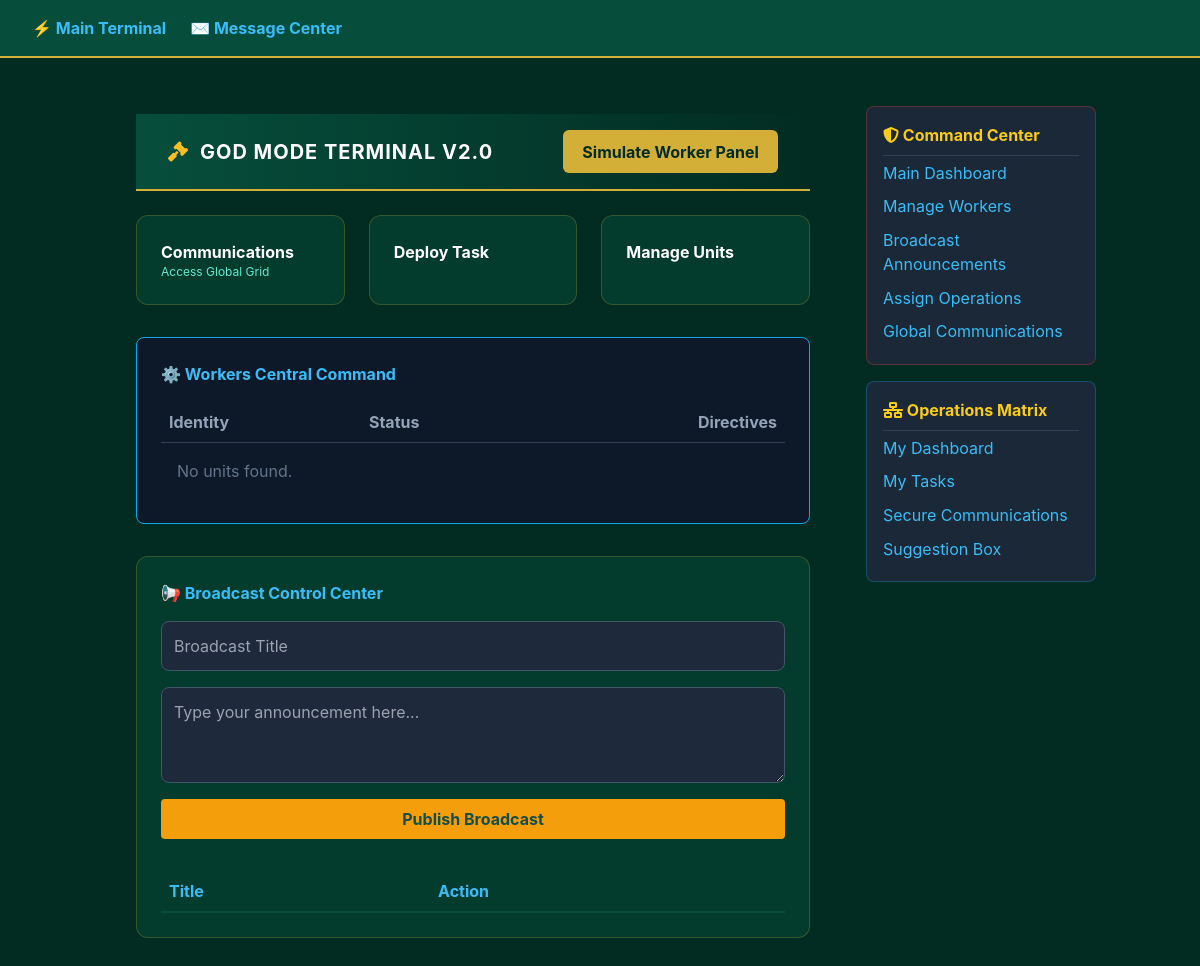
Before: /dashboard/admin-dashboard/ (signed in) with the older database file.
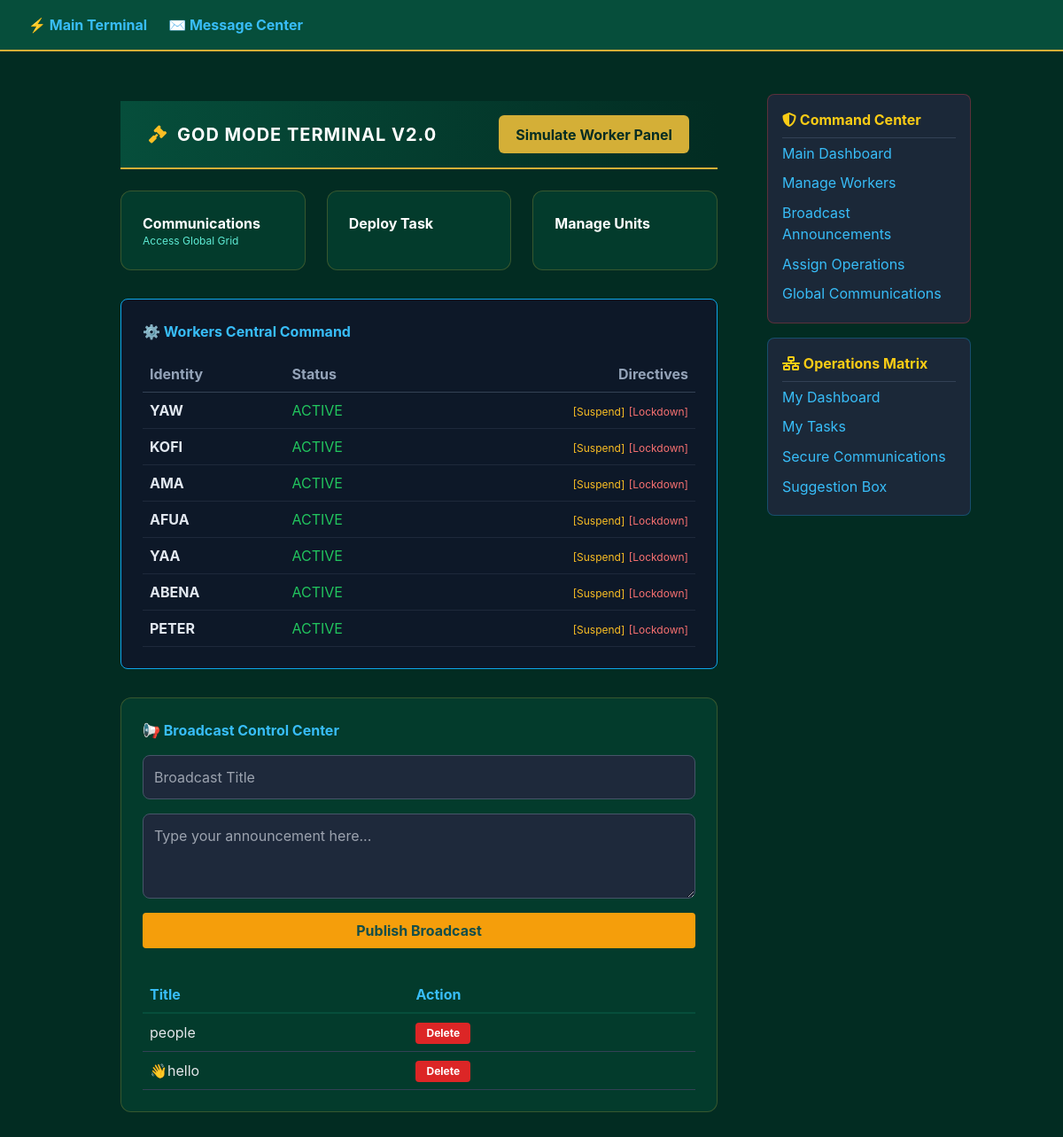
After: the same page with the newer database file.
### accounts/models.py (models this page shows, shortened)
class CustomUser(AbstractUser):
    is_worker = models.BooleanField(default=False)
    is_admin = models.BooleanField(default=False)

### dashboard/models.py (models this page shows, shortened)
class SystemBroadcast(models.Model):
    title = models.CharField(max_length=200)
    message = models.TextField()
    created_at = models.DateTimeField(auto_now_add=True)

### dashboard/views.py (the view, shortened to what this page needs)
# urls.py: path('admin-dashboard/', views.admin_dashboard, name='admin_dashboard'),
@login_required
def admin_dashboard(request):
    if not request.user.is_superuser:
        return redirect('dashboard:worker_dashboard')
    context = {
        'workers': User.objects.exclude(is_superuser=True).prefetch_related('worker_profile'),
        'broadcasts': SystemBroadcast.objects.all().order_by('-created_at'),
        'worker_activities': WorkerActivity.objects.all().order_by('-last_seen')[:10]
    }
    return render(request, 'dashboard/admin_dashboard.html', context)

### dashboard/templates/dashboard/admin_dashboard.html (shortened to what this page needs)
{% extends 'base.html' %}
{% block content %}
<div class="admin-container" style="padding: 2rem; min-height: 100vh;">
    <header class="forum-navbar flex justify-between items-center mb-6">
        <div class="flex items-center space-x-3">
            <i class="fa-solid fa-gavel text-amber-400 text-xl"></i>
            <h1 class="text-xl font-bold uppercase tracking-wider text-white">GOD MODE TERMINAL v2.0</h1>
        </div>
        <div class="flex items-center space-x-4">
            <a href="{% url 'dashboard:worker_dashboard' %}" class="portal-link-btn">Simulate Worker Panel</a>
        </div>
    </header>
    <div class="grid grid-cols-1 md:grid-cols-3 gap-6 mb-8">
        <a href="{% url 'dashboard:message_center' %}" class="dashboard-card p-6 border-2 border-amber-500/50 hover:bg-emerald-900 transition">
            <h3 class="font-bold text-white">Communications</h3>
            <p class="text-xs text-teal-300">Access Global Grid</p>
        </a>
        <a href="{% if user.is_superuser %}{% url 'dashboard:create_task' %}{% else %}{% url 'dashboard:task_list' %}{% endif %}" class="dashboard-card p-6 border-2 border-green-500/50 hover:bg-emerald-900 transition">
            <h3 class="font-bold text-white">{% if user.is_superuser %}Deploy Task{% else %}My Tasks{% endif %}</h3>
        </a>
        <a href="{% if user.is_superuser %}{% url 'dashboard:manage_workers' %}{% else %}{% url 'dashboard:suggestion_box' %}{% endif %}" class="dashboard-card p-6 border-2 border-blue-500/50 hover:bg-emerald-900 transition">
            <h3 class="font-bold text-white">{% if user.is_superuser %}Manage Units{% else %}Suggestion Box{% endif %}</h3>
        </a>
    </div>
    <div class="bg-slate-900/90 p-6 rounded-lg border border-sky-500 mb-8">
        <h3 class="text-sky-400 mb-4 font-bold">⚙️ Workers Central Command</h3>
        <table class="w-full text-left">
            <thead>
                <tr class="text-slate-400 border-b border-slate-700">
                    <th class="p-2">Identity</th>
                    <th class="p-2">Status</th>
                    <th class="p-2 text-right">Directives</th>
                </tr>
            </thead>
            <tbody>
                {% for w in workers %}
                <tr class="border-b border-slate-800">
                    <td class="p-2 font-bold">{{ w.username }}</td>
                    <td class="p-2">
                        {% if w.worker_profile.is_blocked %} <span class="text-red-500">BLOCKED</span>
                        {% elif w.worker_profile.is_suspended %} <span class="text-amber-500">SUSPENDED</span>
                        {% else %} <span class="text-green-500">ACTIVE</span> {% endif %}
                    </td>
                    <td class="p-2 text-right">
                        <a href="{% url 'dashboard:manage_worker' w.id 'suspend' %}" class="text-amber-400 text-xs hover:underline">[Suspend]</a>
                        <a href="{% url 'dashboard:manage_worker' w.id 'block' %}" class="text-red-400 text-xs hover:underline">[Lockdown]</a>
                    </td>
                </tr>
                {% empty %}
                <tr><td colspan="3" class="text-slate-500 p-4">No units found.</td></tr>
                {% endfor %}
            </tbody>
        </table>
    </div>
    <div class="dashboard-card p-6 mb-8">
        <h3 class="text-sky-400 mb-4 font-bold">📢 Broadcast Control Center</h3>
        <form method="POST" class="grid gap-4 mb-8">
            <input type="text" name="title" placeholder="Broadcast Title" required class="p-3 rounded-lg border border-slate-600 bg-slate-800 text-white">
            <textarea name="message" placeholder="Type your announcement here..." required class="p-3 rounded-lg border border-slate-600 bg-slate-800 text-white h-24"></textarea>
            <button type="submit" name="broadcast_submit" class="bg-amber-500 hover:bg-amber-400 text-teal-900 font-bold py-2 px-4 rounded transition">Publish Broadcast</button>
        </form>
        <table class="w-full border-collapse">
            <thead>
                <tr class="border-b-2 border-emerald-900 text-sky-400">
                    <th class="p-2 text-left">Title</th>
                    <th class="p-2 text-left">Action</th>
                </tr>
            </thead>
            <tbody>
                {% for b in broadcasts %}
                <tr class="border-b border-slate-700">
                    <td class="p-2 text-gray-200">{{ b.title }}</td>
                    <td class="p-2">
                        <form method="POST">
                            <button type="submit" name="delete_broadcast" class="bg-red-600 hover:bg-red-500 text-white font-bold py-1 px-3 rounded text-xs transition">Delete</button>
                        </form>
                    </td>
                </tr>
                {% endfor %}
            </tbody>
        </table>
    </div>
</div>
{% endblock %}

### accounts/templates/base.html (shortened to what this page needs)
<!DOCTYPE html>
<html lang="en">
<head>
    <script src="https://cdn.tailwindcss.com"></script>
    <link rel="stylesheet" href="https://cdnjs.cloudflare.com/ajax/libs/font-awesome/6.4.0/css/all.min.css">
</head>
<body class="flex flex-col min-height-screen">
    <nav>
        <a href="{% url 'dashboard:admin_dashboard' %}">⚡ Main Terminal</a>
        <a href="{% url 'dashboard:message_center' %}">✉️ Message Center</a>
    </nav>
    <div class="container mx-auto px-4 py-6 grid grid-cols-1 lg:grid-cols-4 gap-6">
        <main class="lg:col-span-3">
            {% block content %}
            {% endblock %}
        </main>
        <aside class="lg:col-span-1 space-y-4">
            {% if request.user.is_superuser %}
                <div class="matrix-panel border-red-500/30">
                    <h3 class="text-red-400 font-bold"><i class="fa-solid fa-shield-halved"></i> Command Center</h3>
                    <a href="{% url 'dashboard:admin_dashboard' %}">Main Dashboard</a>
                    <a href="{% url 'dashboard:manage_workers' %}">Manage Workers</a>
                    <a href="{% url 'dashboard:manage_announcements' %}">Broadcast Announcements</a>
                    <a href="{% url 'dashboard:create_task' %}">Assign Operations</a>
                    <a href="{% url 'dashboard:message_center' %}">Global Communications</a>
                </div>
            {% endif %}
            <div class="matrix-panel border-sky-500/30">
                <h3 class="text-sky-400 font-bold"><i class="fa-solid fa-network-wired"></i> Operations Matrix</h3>
                <a href="{% url 'dashboard:worker_dashboard' %}">My Dashboard</a>
                <a href="{% url 'dashboard:task_list' %}">My Tasks</a>
                <a href="{% url 'dashboard:message_center' %}">Secure Communications</a>
                <a href="{% url 'dashboard:suggestion_box' %}">Suggestion Box</a>
            </div>
        </aside>
    </div>
</body>
</html>

### accounts/templates/base.html (style rules this page uses)
body { margin: 0; padding: 0; background-color: #022c22; color: #e2e8f0; font-family: 'Courier New', Courier, monospace; }
nav { background-color: #064e3b; padding: 1rem 2rem; border-bottom: 2px solid #d4af37; display: flex; gap: 1.5rem; }
nav a { color: #38bdf8; text-decoration: none; font-weight: bold; }
.matrix-panel { background: rgba(30, 41, 59, 0.9); border: 1px solid #334155; border-radius: 8px; padding: 1rem; margin-top: 1.5rem; }
.matrix-panel h3 { margin-top: 0; color: #facc15; border-bottom: 1px solid #334155; padding-bottom: 0.5rem; }
.matrix-panel a { display: block; color: #38bdf8; text-decoration: none; padding: 0.3rem 0; }

### dashboard/templates/dashboard/admin_dashboard.html (style rules this page uses)
:root { --cyber-emerald-dark: #022c22; --cyber-emerald-mid: #064e3b; --solid-gold: #d4af37; }
body { background-color: #022c22; color: #e2e8f0; font-family: 'Inter', sans-serif; }
.dashboard-card { background: rgba(6, 78, 59, 0.45); border: 1px solid rgba(212, 175, 55, 0.25); border-radius: 12px; }
.forum-navbar { background: linear-gradient(90deg, var(--cyber-emerald-mid), var(--cyber-emerald-dark)); border-bottom: 2px solid var(--solid-gold); padding: 1rem 2rem; }
.portal-link-btn { background: #d4af37; color: #022c22; font-weight: 700; padding: 0.6rem 1.2rem; border-radius: 6px; text-decoration: none; }

Changed rows visible on the page:
now on this page (row edited): CustomUser: username "YAW", shows "ACTIVE"
added CustomUser: username "KOFI"
added CustomUser: username "AMA"
added CustomUser: username "AFUA", shows "ACTIVE"
added CustomUser: username "YAA", shows "ACTIVE"
added CustomUser: username "ABENA", shows "ACTIVE"
added CustomUser: username "PETER", shows "ACTIVE"
added SystemBroadcast: title "people"
added SystemBroadcast: title "👋hello"
Other visible differences:
text no longer shown: "No units found."
